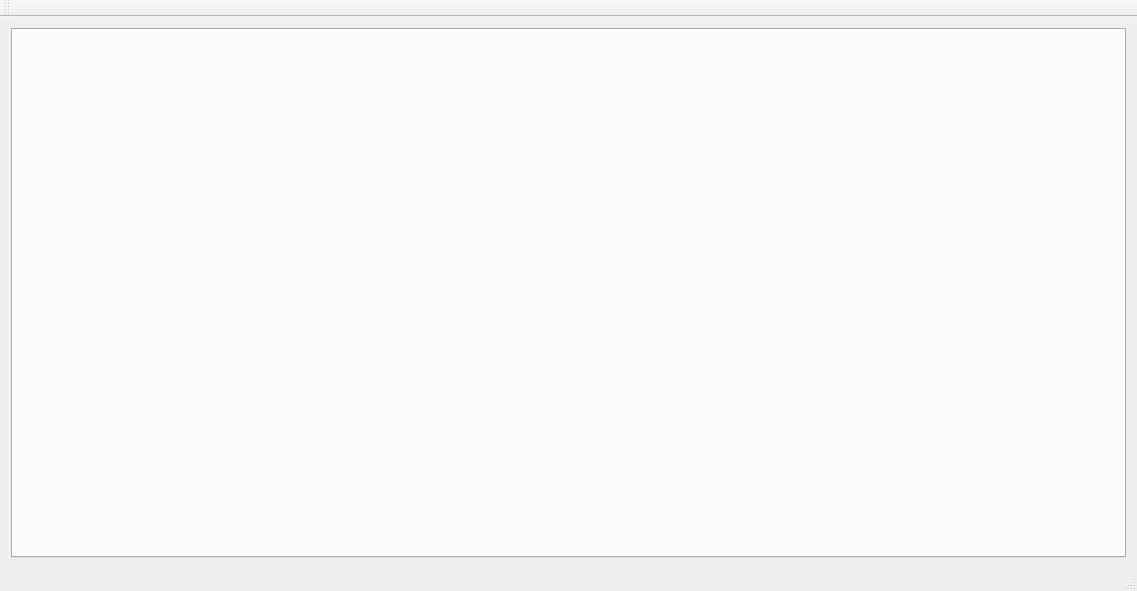
<?xml version="1.0" encoding="UTF-8"?>
<ui version="4.0">
 <class>MainWindow</class>
 <widget class="QMainWindow" name="MainWindow">
  <property name="geometry">
   <rect>
    <x>0</x>
    <y>0</y>
    <width>1137</width>
    <height>591</height>
   </rect>
  </property>
  <property name="windowTitle">
   <string>Citizen queue</string>
  </property>
  <widget class="QWidget" name="centralWidget">
   <layout class="QVBoxLayout" name="verticalLayout">
    <item>
     <widget class="QTabWidget" name="mainTabWidget">
      <property name="currentIndex">
       <number>-1</number>
      </property>
     </widget>
    </item>
   </layout>
  </widget>
  <widget class="QMenuBar" name="menuBar">
   <property name="geometry">
    <rect>
     <x>0</x>
     <y>0</y>
     <width>1137</width>
     <height>26</height>
    </rect>
   </property>
  </widget>
  <widget class="QToolBar" name="mainToolBar">
   <attribute name="toolBarArea">
    <enum>TopToolBarArea</enum>
   </attribute>
   <attribute name="toolBarBreak">
    <bool>false</bool>
   </attribute>
  </widget>
  <widget class="QStatusBar" name="statusBar"/>
 </widget>
 <layoutdefault spacing="6" margin="11"/>
 <resources/>
 <connections/>
</ui>
